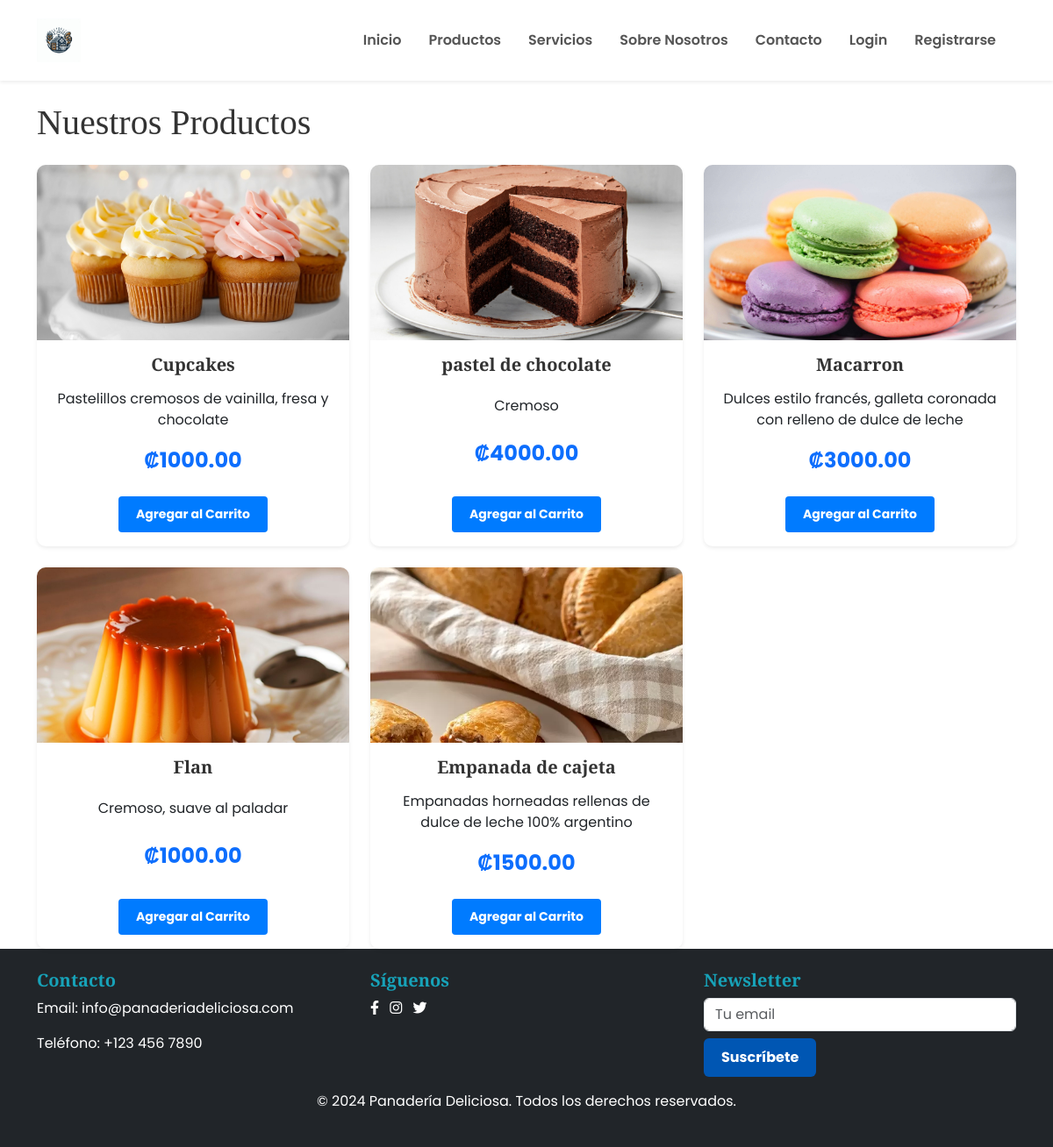
/productos/, run on the app's committed database.
### ProyectoMenu/models.py (models this page shows, shortened)
class Product(models.Model):
    name = models.CharField(max_length=100)
    description = models.TextField()
    price = models.DecimalField(max_digits=10, decimal_places=2)
    image = models.ImageField(upload_to='products/')
    featured = models.BooleanField(default=False)

### ProyectoMenu/views.py (the view)
# urls.py: path('productos/', views.productos, name='productos'),
def productos(request):
    products = Product.objects.all()
    return render(request, 'paginas/productos.html', {'products': products})

### ProyectoMenu/templates/paginas/productos.html (shortened to what this page needs)
{% extends 'base.html' %}
{% load static %}
{% block contenido %}
    <div class="container mt-4">
        <h1 class="mb-4">Nuestros Productos</h1>
        <section class="row g-4">
            {% for product in products %}
            <div class="col-md-4">
                <div class="card product-card border-0 shadow-sm">
                    <img src="{{ product.image.url }}" alt="{{ product.name }}" class="card-img-top">
                    <div class="card-body text-center">
                        <h5 class="card-title">{{ product.name }}</h5>
                        <p class="card-text">{{ product.description }}</p>
                        <p class="price text-primary fs-4">₡{{ product.price }}</p>
                        <form method="post" action="{% url 'add_to_cart' product.id %}">
                            <button type="submit" class="btn btn-primary btn-sm mt-2">Agregar al Carrito</button>
                        </form>
                    </div>
                </div>
            </div>
            {% endfor %}
        </section>
    </div>
{% endblock %}

### ProyectoMenu/static/styles/custom.css (style rules this page uses)
h1, h2, h3, h4, h5, h6 { font-family: 'Merriweather', serif; color: #333333; }
body { font-family: 'Poppins', sans-serif; background-color: #ffffff; color: #555555; }
.product-card { display: flex; flex-direction: column; justify-content: space-between; background-color: #ffffff; border-radius: 10px; transition: transform 0.3s, box-shadow 0.3s; overflow: hidden; height: 100%; }
.product-card img { width: 100%; height: 200px; object-fit: cover; }
.product-card .card-body { flex-grow: 1; display: flex; flex-direction: column; justify-content: space-between; }
.product-card .card-title { font-size: 1.25rem; font-weight: 600; color: #333333; margin-bottom: 15px; }
.product-card .price { color: #007bff; font-weight: 700; font-size: 1.5rem; margin-bottom: 15px; }
.product-card .btn { margin-top: auto; }
.btn-primary { background-color: #007bff; border: none; font-weight: bold; padding: 10px 20px; transition: background-color 0.3s; }

### data on the page
Product: image (picture), name "Cupcakes", description "Pastelillos cremosos de vainilla, fresa y chocolate", price "1000.00"
Product: image (picture), name "pastel de chocolate", description "Cremoso", price "4000.00"
Product: image (picture), name "Macarron", description "Dulces estilo francés, galleta coronada con relleno de dulce de leche", price "3000.00"
Product: image (picture), name "Flan", description "Cremoso, suave al paladar", price "1000.00"
Product: image (picture), name "Empanada de cajeta", description "Empanadas horneadas rellenas de dulce de leche 100% argentino", price "1500.00"
